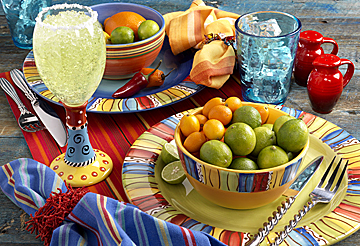
#> input picture Modulos/Clase_1/Intro_Python/Data/Mesa.jpg, 360 x 246 px, found by its file name
$ jupyter execute --allow-errors 'Tema 2 - Arreglos_10_08_2023.ipynb'   (shell and % lines are left out)
#> lines starting #> are read from the running program, lines starting #| are printed output that depends on the picture; long printed decimals are rounded
# Matrices y vectores

[cell 1]
import numpy as np

[cell 2]
A=np.array(['a','b','c','d','e'])
x='e'
i=0
q=True
n=len(A)
while q and (i!=n) :
  q=not(A[i]==x)
  i=i+1
if i==n and q==True:
    print('No se encontró el elemento')
else:
    print('la posición es:',i-1,'El valor es:',A[i-1])

[cell 3]
A=np.array(['a','b','c','d','e'])
x='e'
i=0
n=len(A)
while i!=n:
  if A[i]==x:
    break
  i=i+1
if i==n:
    print('No se encontró el elemento')
else:
    print('la posición es:',i,'El valor es:',A[i])

[cell 4]
A=np.array(['a','b','c','d','e'])
x='c'
n=len(A)
A=np.append(A,x)

i=0
while not(A[i]==x):
  i=i+1
if i==n:
    print('No se encontró el elemento')
else:
    print('la posición es:',i,'El valor es:',A[i])

[cell 5]
import numpy as np
A=np.array([2,3,5,6,8,10,11])
x=11
i=0
j=len(A)
q=True
while q and (i<=j):
  k=(i+j)//2
  if A[k]==x:
    q=False
  else:
    if A[k]<x:
      i=k+1
    else:
      j=k-1
if q==True:
  print('No se encontró el elemento')
else:
  print('la posición es:',k,'El valor es:',A[k])

[cell 6]
v1=[1,2,3,4]
v2=[4,5,6,7]
n=len(v1)
s=0
i=0
while i!=n:
  s=s+v1[i]*v2[i]
  i+=1
print('el producto escalar es: ',s)

[cell 7]
v1=[1,2,3,4]
v2=[4,5,6,7]
n=len(v1)
s=0
i=0
for i in range(n):
  s=s+v1[i]*v2[i]
print('el producto escalar es: ',s)

[cell 8]
A=[1,2,4,5,3,6,7]
j=0
k=0
for k in range(1,len(A)):
  if A[k]>A[j]:
    j=k
print('el elemento maximo es:',A[j], 'en la posición: ',j)

[cell 9]
n=3
s=0
for x in range(1,n+1):
  potencia=1
  for i in range(1,x+1):
    potencia=potencia*x
  s=s+potencia
print('el resultado de la suma es: ',s)

[cell 10]
n=3
s=0
for x in range(1,n+1):
  s=s+x**x
print('el resultado de la suma es: ',s)

[cell 11]
x=np.random.randint(200, size=100)
h=0
for h in range(len(x)):
  j=h
  for k in range(h+1,len(x)):
    if x[k]>x[j]:
      j=k
  u=x[h]
  x[h]=x[j]
  x[j]=u
print(x)

# Numpy

Con la librería `numpy` se trabaja con matrices de forma natural. Fíjate cómo se declaran y cómo descubrimos sus dimensiones.

https://s3.amazonaws.com/assets.datacamp.com/blog_assets/Numpy_Python_Cheat_Sheet.pdf

[cell 12]
import numpy as np

a = np.array([[1,2,3,4,5],
              [5,4,3,2,1],
              [9,8,7,6,5],
              [7,6,5,6,7],
              [2,2,2,3,3],
              [4,3,4,3,4],
              [5,1,1,4,1]]).astype('int32')

print(a, type(a),a.nbytes,"\n")
print("a shape", a.shape,"\n")
print("a rows", a.shape[0],"\n")
print("a cols", a.shape[1])

[cell 13]
a[0,0]=100
a

[cell 14]
a.nbytes

[cell 15]
v = np.array([2,3,4,5,6,7,3,12])
print("v shape", v.shape)
print("v elems", v.shape[0])
print(v, type(v))

[cell 16]
v[3:-1]

[cell 17]
np.min(v), np.max(v)

Con la notación de índices accedemos a columas o filas enteras, rangos de columnas o filas, elementos individuales o porciones de una matriz o un vector.

[cell 18]
print("una fila        "  ,a[2])
print("una fila        "  ,a[2,:])
print("una columna     "  ,a[:,2])
print("un elemento     "  ,a[2,2])
print("varias filas    \n",a[2:5])
print("varias columnas \n",a[:,1:3])
print("una porcion     \n",a[2:5,1:3])

Muchas funciones de la librería `numpy` operan sobre una matriz completa, o de forma separada por columnas o filas según el valor del argumento `axis`.

[cell 19]
print(a)
print("suma total", np.sum(a))
print("suma eje 0", np.sum(a, axis=0))
print("suma eje 1", np.sum(a, axis=1))
print("promedio total", np.mean(a))
print("promedio eje 0", np.mean(a, axis=0))
print("promedio eje 1", np.mean(a, axis=1))

Las matrices en Python pueden tener un número arbitrario de dimensiones y podemos acceder a submatrices en la dirección o dimensión que queramos.

[cell 20]
z = np.random.randint(-20,20, size=(5,5))
print(z)

[cell 21]
np.sum(z, axis=1)

#> (a cell that did not finish here is left out)

#> (a cell that did not finish here is left out)

#> (a cell that did not finish here is left out)

# Generación de matrices y vectores

[cell 25]
print("matrix identidad\n", np.eye(3))
print("vector de ceros", np.zeros(4))
print("matriz de ceros\n", np.zeros((3,2)))
print("matriz de unos\n", np.ones((2,3)))
print("vector rango", np.arange(10))
print("vector rango", np.arange(5,10))
print("vector espacio lineal", np.linspace(2,12,11))
print("matriz aleatoria según distribución uniforme [0,1]\n", np.random.random(size=(3,5)))
print("vector aleatorio de enteros entre 0 y 5", np.random.randint(5, size=10))

# Operaciones vectorizadas

[cell 26]
import numpy as np
v = np.array([10,12,13,15,20])
print(v)
print(v+1)
print(v*2)

a =  np.random.randint(100, size=5)
print(a)

print(v.dot(a))

[cell 27]
v1=np.array([2,-1,1])
v2=np.array([-3,1,1])
print(v1.dot(v2))
print(v1*v2)
print(np.cross(v2,v1))
print(np.cross(v1,v2).dot(v1))
print(np.cross(v1,v2).dot(v2))

[cell 28]
m1=np.array([[1,2],[3,4]])

[cell 29]
m2=np.array([[4,8],[9,1]])

[cell 30]
m1*m2

[cell 31]
m1.dot(m2)

[cell 32]
a = np.array([[1,2,3],[4,5,6]])
b = np.array([[6,5,4],[3,2,1]])
c = np.array([[1,2],[4,5]])
print(a)
print("--")
print(a.T)
print("--")
print(b)
print("--")
print(a.T.dot(a))
print("--")
print(a*b)
print("--")
x=np.array([[2,3],[4,5]])
z=np.array([[5,6,7],[2,3,1]])
print(x.dot(z))

Las operaciones vectorizadas también funcionan con expresiones _booleanas_. Fíjate cómo se indexa un vector con una expresión booleana para seleccionar un conjunto de elementos.

[cell 33]
a = np.array([1,8,4,10,-4,5])
print("posiciones en a >4:", a>4)
print("elementos de a >4:",a[a>4])

# Más operaciones vectorizadas

[cell 34]
a = np.random.randint(100, size=(6,10))
a

[cell 35]
np.mean(a, axis=1)

[cell 36]
np.array([np.mean(a[i,:]) for i in range(a.shape[0])])

[cell 37]
np.mean(a, axis=1)

[cell 38]
np.array([np.mean(a[i,:]) for i in range(a.shape[0])])

Preguntate siempre si puedes vectorizar algo y hazlo. Por ejemplo, Para dos matrices (**grandes**).

[cell 39]
a = np.random.randint(100, size=(1000,100))
b = np.random.randint(200, size=(1000,100))

[cell 40]
# El número de elementos que son iguales
np.mean(a==b)

[cell 41]
# El promedio de los elementos de a que son mayores a su correspondiente posición en b

np.mean(a[a>b])

[cell 42]
# El promedio de los elementos de b que son mayores a su correspondiente posición en a

np.mean(b[b>a])

[cell 43]
# Con matrices más pequeñas
a = np.random.randint(100, size=(10))
b = np.random.randint(200, size=(10))
print (a)
print (b)

[cell 44]
# el elemento en b correspondiente a la posición del elemento más grande en a
b[np.argmax(a)]

## Broadcasting
Normalmente, Numpy necesita que las dimensiones de las matrices coincidan cuando se hacen operaciones con ellas

[cell 45]
a = np.random.randint(100, size=(3,5))
b = np.random.randint(10, size=(3,4))
print (a)
print (b)
#> (the rest of this cell did not finish here and is left out)

Pero numoy intentan expandir las operaciones si alguna de las dimensiones coincide

[cell 46]
a

[cell 47]
a*10

[cell 48]
# Veamos como funciona el reshape en la siguiente operación.
a + b[:,1].reshape(-1,1)

[cell 49]
b[:,1].reshape(-1,1)

[cell 50]
b[:,1]

#> (a cell that did not finish here is left out)

[cell 52]
# Observa la forma de las filas
a + b.flatten()[:a.shape[1]]

[cell 53]
print (a)
print (b)

[cell 54]
b.flatten()

[cell 55]
b.flatten()[:a.shape[1]]

# Expresiones compactas / Comprehensions

Fíjate cómo las siguientes expresiones son equivalentes:

[cell 56]
a=15
if a > 10:
    s = "mayor que 10"
else:
    s = "menor que 10"

print(s)

[cell 57]
a = 15
s = "mayor que 10" if a > 10 else "menor que 10"
print(s)

[cell 58]
l=[]
for i in range(5):
    l.append(i)
print(l)

[cell 59]
l=[i for i in range(5)]
print(l)

[cell 60]
a = [10, -4, 20, 5]

#o = ["10A", "-4B", "20A", "5A"]

o = []
for i in a:
    if i<0:
        o.append(str(i)+"B")
    else:
        o.append(str(i)+"A")

print(o)

[cell 61]
a = [10, -4, 20, 5]
def convert(x):
    return str(x)+"B" if x<0 else str(x)+"A"

o = [convert(i) for i in a]
print(o)

[cell 62]
r = []
for i in range(10):
    r.append("el numero "+str(i))
print(r)

[cell 63]
r = ["el numero "+str(i) for i in range(10)]
print(r)

[cell 64]
frutas = {'Fresa':'roja', 'Limon':'verde', 'Papaya':'naranja', 'Manzana':'amarilla', 'Guayaba':'rosa'}
for nombre, color in frutas.items():
    print (nombre, "es de color", color)

print()
r = [nombre+" es de color "+color for nombre, color in frutas.items()]
r

## Ejercicio

Construir una matriz aleatoria de cuatro letras (A,T,C,G) de tamaño 100x1000 luego cambiar las letras por las siguientes codificaciones:

Codificación 1: -2,-1,1,2

Codificación 2: 0,1,2,3

Codifiación 3: 0001,0010,0100,1000

[cell 65]
m=np.array([['A','T'],['C','G']])

[cell 66]
m

# Matplotlib

[cell 67]
import matplotlib.pyplot as plt
import numpy as np

x = np.linspace(-4,4,20)# El vector de tabulación
y=x**2
z=x**3

plt.plot(x, y, label="x^2 plot")
plt.scatter(x, y, label="muestras")
plt.plot(x, z, label="$x^3$", color="red")
plt.xlim([-4,4])
plt.ylim([-15, 15])
plt.legend()
plt.grid(True)
plt.xlabel('eje X')
plt.ylabel('eje y')
plt.title('Gráficas')
#> figure, not shown here; curve peaks at x = -4, y = 16; curve peaks at x = 4, y = 64

[cell 68]
x = np.linspace(-4,4,20)
y=x**2

plt.figure(figsize=(10,10))
plt.scatter(x, y)
plt.grid(True)
plt.xlabel('eje X')
plt.ylabel('eje y')
plt.title('Parabola')

plt.figure(figsize=(10,10))
plt.plot(x, x**3)
plt.grid(True)
plt.xlabel('eje X')
plt.ylabel('eje y')
plt.title('$x^3$')
#> figure, not shown here; curve peaks at x = 4, y = 64

[cell 69]
import matplotlib.pyplot as plt
import numpy as np
plt.figure(figsize=(10,10))
x = np.linspace(-4,4,10)


plt.plot(x, x**2, color="black", linewidth=6)
plt.scatter(x, x**2, c="green", s=400)


x_r = np.linspace(-4,4,100)
x_ruido = x_r**2 + (np.random.random(x_r.shape)-0.5)*4
plt.scatter(x_r,x_ruido, c="red", alpha=0.3)
#> figure, not shown here; curve peaks at x = -4, y = 16

[cell 70]
x=np.linspace(-4,4,100)
y=x
z=x**2
w=x**3
#plt.figure()
plt.subplot(1,3,1)
plt.plot(x,y)
plt.xlabel('ejex')
plt.ylabel('ejey')
plt.title('recta')
plt.grid()

#plt.figure()
plt.subplot(1,3,2)
plt.plot(x,z)
plt.xlabel('ejex')
plt.ylabel('ejey')
plt.title('parabola')
plt.grid()

#plt.figure()
plt.subplot(1,3,3)
plt.plot(x,w)
plt.xlabel('ejex')
plt.ylabel('ejey')
plt.title('cúbica')
plt.grid()
#> figure, not shown here; panel 1: curve peaks at x = 4, y = 4; panel 2: curve peaks at x = -4, y = 16; panel 3: curve peaks at x = 4, y = 64

# Imágenes

[cell 71]
from google.colab import drive
drive.mount('/content/drive')

[cell 72]
#Rei
#path_data = "/content/drive/MyDrive/Machine Learning 2023-1 UManizales Maestría/Clase 2/Data"
#Arteaga
path_data = "/content/drive/MyDrive/Clases 2023-01/Programación Concurrente y Distribuida/Semana 2-3/Introducción a Python/Data"

path_mesa = path_data+"/Mesa.jpg"
path_chestxray = path_data+"/ChestXRay.jpg"

[cell 73]
from skimage import io
import matplotlib.pyplot as plt
import numpy as np

#Arteaga
img = io.imread(path_mesa)
#> img is the input picture: shape (246, 360, 3); mean R, G, B 141.1, 120.4, 95.2
img2 = io.imread(path_chestxray)
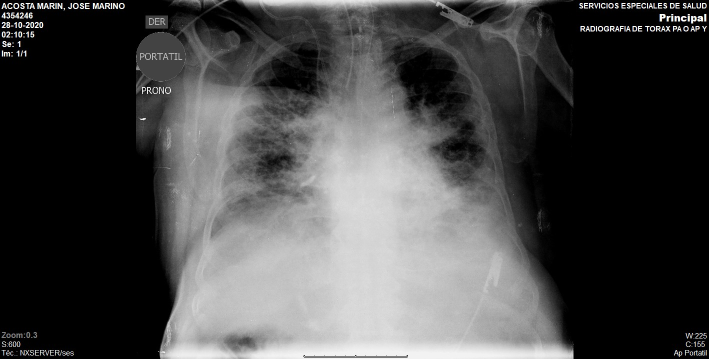
#> input picture Modulos/Clase_1/Intro_Python/Data/ChestXRay.jpg, 1418 x 718 px, found by its file name (shown at 1/2 size)
#> img2 is the input picture: shape (718, 1418, 3); mean R, G, B 72.6, 72.6, 72.7

print("dimensiones", img.shape, "max", np.max(img), "min", np.min(img), "tipo",type(img))
#| dimensiones (246, 360, 3) max 255 min 0 tipo <class 'numpy.ndarray'>

plt.scatter(320,100, marker="x", s=200, linewidth=7, c="b")
plt.scatter(150,230, marker="x", s=200, linewidth=5, c="g")
print("pixel at blue marker ", img[100,320,:])
#| pixel at blue marker  [75  0  5]
print("pixel at green marker", img[230,150,:])
#| pixel at green marker [ 24  48 112]
img[100,:,:]=0
img[150,:,:]=255
#plt.grid() # remove gridlines
plt.imshow(img)

[cell 74]
img

[cell 75]
img = io.imread(path_mesa)
img[:,:,1]=0
img[:,:,2]=0
plt.imshow(img)

img = io.imread(path_mesa)
img[:,:,0]=0
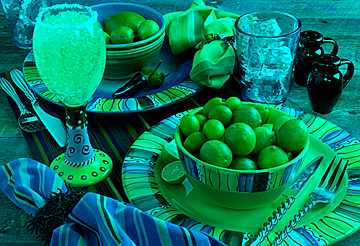
#> img: shape (246, 360, 3); mean R, G, B 0, 120.4, 95.2
img[:,:,2]=0
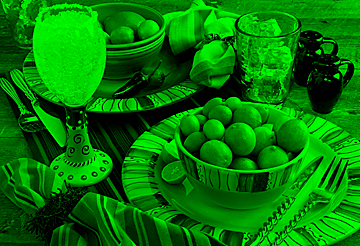
#> img: shape (246, 360, 3); mean R, G, B 0, 120.4, 0
plt.figure()
plt.imshow(img)

img = io.imread(path_mesa)
img[:,:,0]=0
img[:,:,1]=0
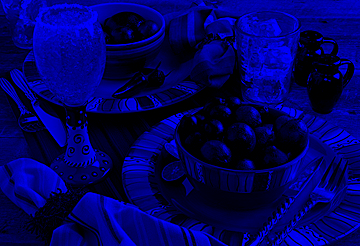
#> img: shape (246, 360, 3); mean R, G, B 0, 0, 95.2
plt.figure()
plt.imshow(img)

[cell 76]
img = io.imread(path_mesa)
plt.imshow(img[:,:,1])
plt.figure()
plt.imshow(img[:,:,1], cmap = plt.cm.Greys_r)
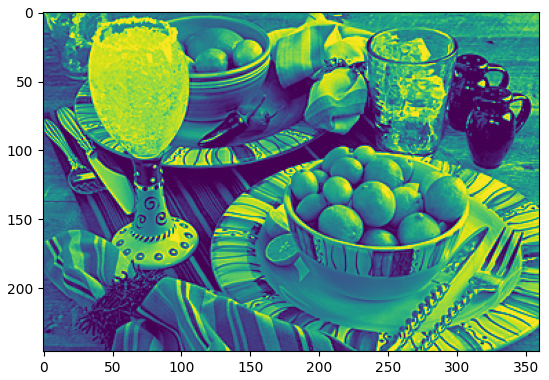
#> figure drawn by matplotlib, 1 panel

[cell 77]
# Otra imagen
print(img2.shape)
#| (718, 1418, 3)
plt.imshow(img2)

La manipulación de imágenes se _reduce_ a realizar cálculos sobre los valores de luminosidad de cada pixel. Por ejemplo, obtenemos una versión en escala de grises promediando los valores RGB de cada pixel. Esto se hace de manera natural con la función `np.mean` y el argumento `axis` adecuado.

[cell 78]
gimg = np.mean(img, axis=2)
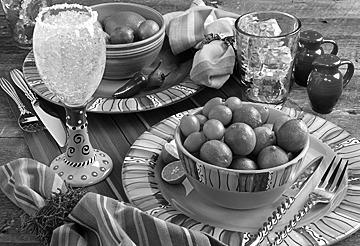
#> gimg: shape (246, 360) float64; min 0, max 255, mean 118.9
print("dimensiones", gimg.shape, "max", np.max(gimg), "min", np.min(gimg))
#| dimensiones (246, 360) max 255.0 min 0.0
plt.scatter(320,100, marker="x", s=200, linewidth=5, c="b")
plt.scatter(150,230, marker="x", s=200, linewidth=5, c="g")
print(img[100,320,:])
#| [75  0  5]
print("pixel at blue marker ", gimg[100,320])
#| pixel at blue marker  26.667
print("pixel at green marker", gimg[230,150])
#| pixel at green marker 61.333
#plt.grid() # remove gridlines
plt.imshow(gimg, cmap = plt.cm.Greys_r, vmin=0, vmax=255)
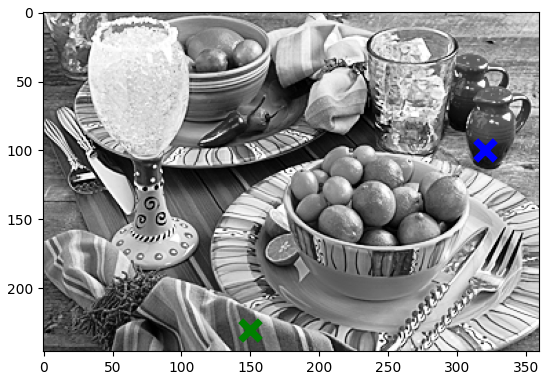
#> figure drawn by matplotlib, 1 panel

## Ejercicio

También podemos acceder a porciones (**parches**) de la imagen usando la notación natural de matrices de Python. Si además, reducimos la luminosidad de cada pixel a la mitad lo que hacemos es oscurecer la imagen.

1.   Cargar nuevamente la imagen de la mesa
2.   Visualizarla
3.   Obtener una nueva imágen promediando los 3 canales RGB
4.   Visualizarla
5.   Extraer el jarron de la posición 50:100 y 300:350 (ver imagen anterior)
6.   Visualizarla
7.   Dividir todos los pixeles del parche extraido (item 5) entre 2
8.   Compara los parches (visualiza usando los parámetros: cmap="gray", vmin=0, vmax=255), el original y el de división de cada pixel entre 2 ¿Qué observa?

[cell 79]
# Escribe tu código aquí
gimg = np.mean(img, axis=2)
plt.imshow(gimg, cmap = plt.cm.Greys_r, vmin=0, vmax=255)

[cell 80]
gimg2=gimg/2
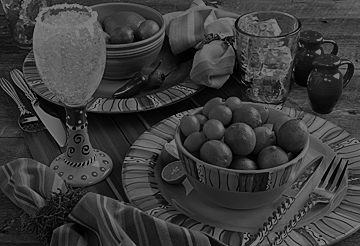
#> gimg2: shape (246, 360) float64; min 0, max 127.5, mean 59.5

[cell 81]
plt.imshow(gimg2, cmap = plt.cm.Greys_r, vmin=0, vmax=255)

[cell 82]
jarron=gimg[50:100 , 300:350 ]
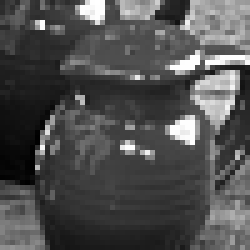
#> jarron: shape (50, 50) float64 (shown 5 times larger); min 0, max 255, mean 80
plt.imshow(jarron, cmap = plt.cm.Greys_r, vmin=0, vmax=255)

[cell 83]
jarronOscurito=jarron/2
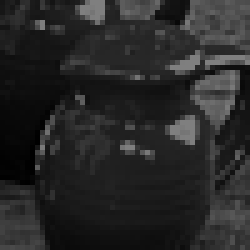
#> jarronOscurito: shape (50, 50) float64 (shown 5 times larger); min 0, max 127.5, mean 40
plt.imshow(jarronOscurito, cmap = plt.cm.Greys_r, vmin=0, vmax=255)

[cell 84]
plt.subplot(1,2,1)
plt.imshow(jarron, cmap = plt.cm.Greys_r, vmin=0, vmax=255)
plt.subplot(1,2,2)
plt.imshow(jarronOscurito, cmap = plt.cm.Greys_r, vmin=0, vmax=255)
